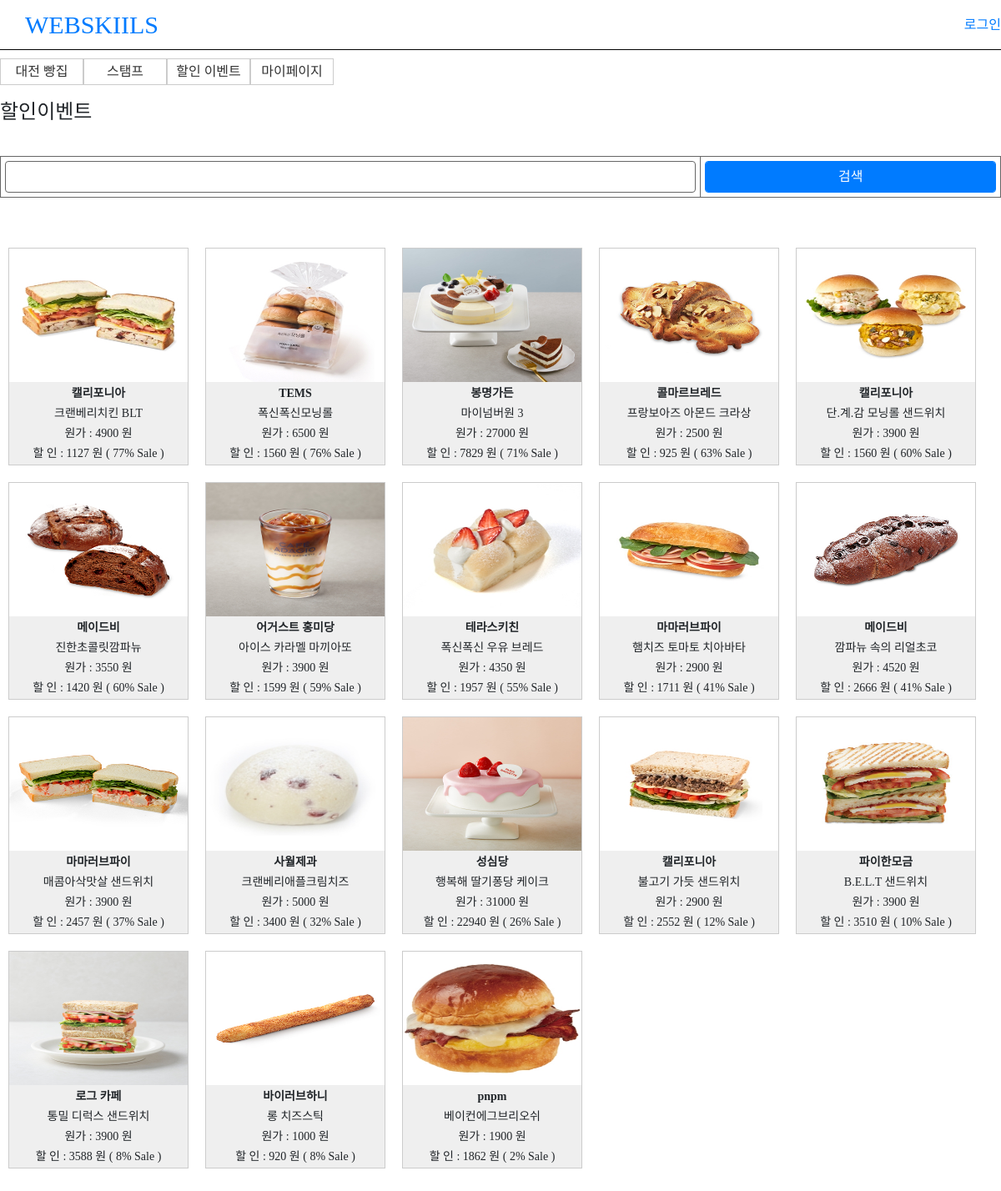
/event, run on the app's committed database.
### tables this page shows
CREATE TABLE `breads` (
  `id` bigint(20) NOT NULL COMMENT '빵',
  `store_id` bigint(20) NOT NULL COMMENT '등록한 빵집/stores table 외래키',
  `name` varchar(255) NOT NULL COMMENT '빵 이름',
  `price` int(11) NOT NULL COMMENT '빵 가격',
  `sale` int(11) NOT NULL COMMENT '할인율(단위 : %)',
  `image` varchar(255) NOT NULL COMMENT '빵 사진 경로'
);

CREATE TABLE `stores` (
  `id` bigint(20) NOT NULL COMMENT '빵집',
  `name` varchar(255) NOT NULL COMMENT '빵집 이름',
  `user_id` varchar(255) NOT NULL COMMENT '빵집 사장님/users table 외래키',
  `image` varchar(255) NOT NULL COMMENT '빵집 대표 사진 경로',
  `connect` varchar(255) NOT NULL COMMENT '빵집 전화번호'
);

### index.php (called while the page is built)
<?php include("include/lib.php");?>
<?php include("include/header.php"); ?>
<?php include("page/{$page_mode}.php"); ?>
<?php include("include/footer.php"); ?>

### include/lib.php (called while the page is built, shortened)
<?php
function sql($sql) {
	return mysqli_query($GLOBALS['db'], $sql);
}
function fe($sql) {
	return mysqli_fetch_array($sql);
}
function get_fe($table,$tar,$val){
	$res = sql("select * from {$table} where {$tar} = '{$val}' order by id desc");
	return fe($res);
}
$url = $_SERVER['REQUEST_URI'];
$sid = isset($_SESSION['id']) ? $_SESSION['id'] : "";
?>

### page/event.php (the view, shortened to what this page needs)
<div id="cont">
	<div class="wrap">
		<div class="title_area">
			<h4>할인이벤트</h4>
		</div>
		<?php
			$se_val = isset($se_val) ? $se_val : "";
		?>
		<form method="post" id="se_form" action="<?php echo $url; ?>" enctype="multipart/form-data">
			<table>
				<tr>
					<td style="width:70%"><input type="text" class="form-control" name="se_val" value="<?php echo $se_val;?>"></td>
					<td><input type="submit" class="form-control btn btn-primary" value="검색"></td>
				</tr>
			</table>
		</form>
		<div class="br_list mat60">
			<?php
				$sql = "";
				$re = sql("select * from breads where sale > 0 {$sql} order by sale desc ");
				while($da = fe($re)){
					$stores = get_fe("stores","id",$da['store_id']);
			?>
			<div data-store="<?php echo $stores['id'];?>" data-bread="<?php echo $da['id'];?>">
				<img src="<?php echo $da['image']; ?>">
				<p><b><?php echo $stores['name'];?></b></p>
				<p><?php echo $da['name']; ?></p>
				<p>원가 : <?php echo $da['price']." 원";?></p>
				<p>
					<?php
						$sale = floor( $da['price'] * ((100-$da['sale'])/100) );
						echo "할 인 : {$sale} 원 ( {$da['sale']}% Sale )";
					?>
				</p>
			</div>
			<?php } ?>
		</div>
	</div>
</div>

### include/header.php (shortened to what this page needs)
<!DOCTYPE html>
<html>
<head>
	<link rel="stylesheet" href="/fontawesome/css/all.css">
	<link rel="stylesheet" href="/bootstrap/css/bootstrap.css">
	<link rel="stylesheet" href="/js/jquery/jquery-ui.css">
	<link rel="stylesheet" href="/css/common.css">
</head>
<body>
	<header>
		<div class="wrap">
			<div id="logo">
				<span class="cur" onclick="location.href='/'">WEBSKIILS<span>
			</div>
			<div id="top_menu">
			<?php if($sid){  ?>
				<span><?php echo "&lt;{$sname}&gt;(&lt;{$stype}&gt;)"; ?></span>
				<a href='/logout'>로그아웃</a>
			<?php }else{ ?>
				<span data-toggle="modal" data-target="#log_modal">로그인</span>
			<?php } ?>
			</div>
		</div>
	</header>
	<div id="menu_box" class="wrap">
		<div id="menu">
			<ul><a href="/house">대전 빵집</a></ul>
			<ul><a href="#">스탬프</a></ul>
			<ul><a href="/event">할인 이벤트</a></ul>
			<ul><a href="/my">마이페이지</a></ul>
		</div>
	</div>

### include/footer.php
</body>
</html>

### css/common.css (style rules this page uses)
* { margin: 0; padding: 0; border: none; box-sizing: border-box; border-collapse: collapse; font-family: 'Malgun Gothic' }
table { width:100%; }
.wrap { width:1200px; margin: 0 auto; }
a { text-decoration: none; }
.cur { cursor: pointer; }
header { height: 60px; border-bottom: solid 1px #000; }
header .wrap { display: flex; justify-content: space-between; line-height: 60px; }
header span { margin-left: 30px; display: inline-block; cursor: pointer; color: #007bff; }
#logo { font-size: 30px; }
#menu_box { position: relative; margin-bottom: 60px; }
#menu { margin-top: 10px; position: absolute; left: 0; top: 0; }
ul,li { list-style: none; width: 100px; float: left; text-align: center; padding:3px 0; cursor: pointer; }
ul { font-size: 16px; border:solid 1px #ccc; background: #fff; }
ul a { color: #333; }
td,th { border:solid 1px #666; padding: 5px; text-align: center; }
td input[type=text],td input[type=password],td input[type=file],td textarea { width:100%; padding:5px 8px; border:solid 1px #666; }
form td { text-align: left; }
form td:first-child { text-align: center; }
.title_area { display: flex; justify-content: space-between; margin-bottom: 30px; }
.mat60 { margin-top: 60px; }
body { margin-bottom: 50px; }
.br_list { display: flex; flex-wrap: wrap; }
.br_list img { width:100%; height: 160px; }
.br_list > div { width:18%; text-align: center; cursor: pointer; border: solid 1px #ccc; background: #efefef; margin:0 10px 20px 10px; }
.br_list > div > p { font-size: 14px; margin: 3px 0; }

### data on the page
breads: image (picture), store.name "캘리포니아", name "크랜베리치킨 BLT", price "4900", sale "1127", sale "77"
breads: image (picture), store.name "TEMS", name "폭신폭신모닝롤", price "6500", sale "1560", sale "76"
breads: image (picture), store.name "봉명가든", name "마이넘버원 3", price "27000", sale "7829", sale "71"
breads: image (picture), store.name "콜마르브레드", name "프랑보아즈 아몬드 크라상", price "2500", sale "925", sale "63"
breads: image (picture), store.name "캘리포니아", name "단.계.감 모닝롤 샌드위치", price "3900", sale "1560", sale "60"
breads: image (picture), store.name "메이드비", name "진한초콜릿깜파뉴", price "3550", sale "1420", sale "60"
breads: image (picture), store.name "어거스트 홍미당", name "아이스 카라멜 마끼아또", price "3900", sale "1599", sale "59"
breads: image (picture), store.name "테라스키친", name "폭신폭신 우유 브레드", price "4350", sale "1957", sale "55"
breads: image (picture), store.name "마마러브파이", name "햄치즈 토마토 치아바타", price "2900", sale "1711", sale "41"
breads: image (picture), store.name "메이드비", name "깜파뉴 속의 리얼초코", price "4520", sale "2666", sale "41"
breads: image (picture), store.name "마마러브파이", name "매콤아삭맛살 샌드위치", price "3900", sale "2457", sale "37"
breads: image (picture), store.name "사월제과", name "크랜베리애플크림치즈", price "5000", sale "3400", sale "32"
breads: image (picture), store.name "성심당", name "행복해 딸기퐁당 케이크", price "31000", sale "22940", sale "26"
breads: image (picture), store.name "캘리포니아", name "불고기 가듯 샌드위치", price "2900", sale "2552", sale "12"
breads: image (picture), store.name "파이한모금", name "B.E.L.T 샌드위치", price "3900", sale "3510", sale "10"
breads: image (picture), store.name "로그 카페", name "통밀 디럭스 샌드위치", price "3900", sale "3588", sale "8"
breads: image (picture), store.name "바이러브하니", name "롱 치즈스틱", price "1000", sale "920", sale "8"
breads: image (picture), store.name "pnpm", name "베이컨에그브리오쉬", price "1900", sale "1862", sale "2"
